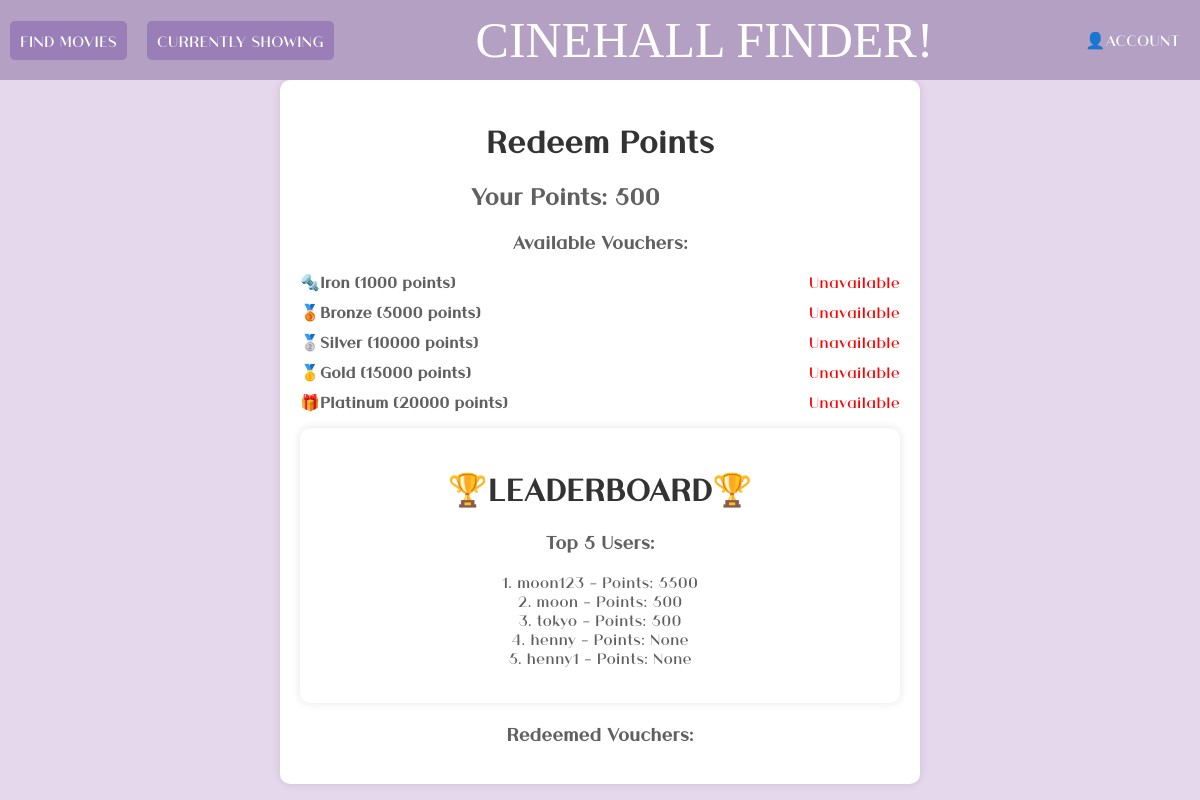
The app's page /redeem_points/1 (signed in), older data.
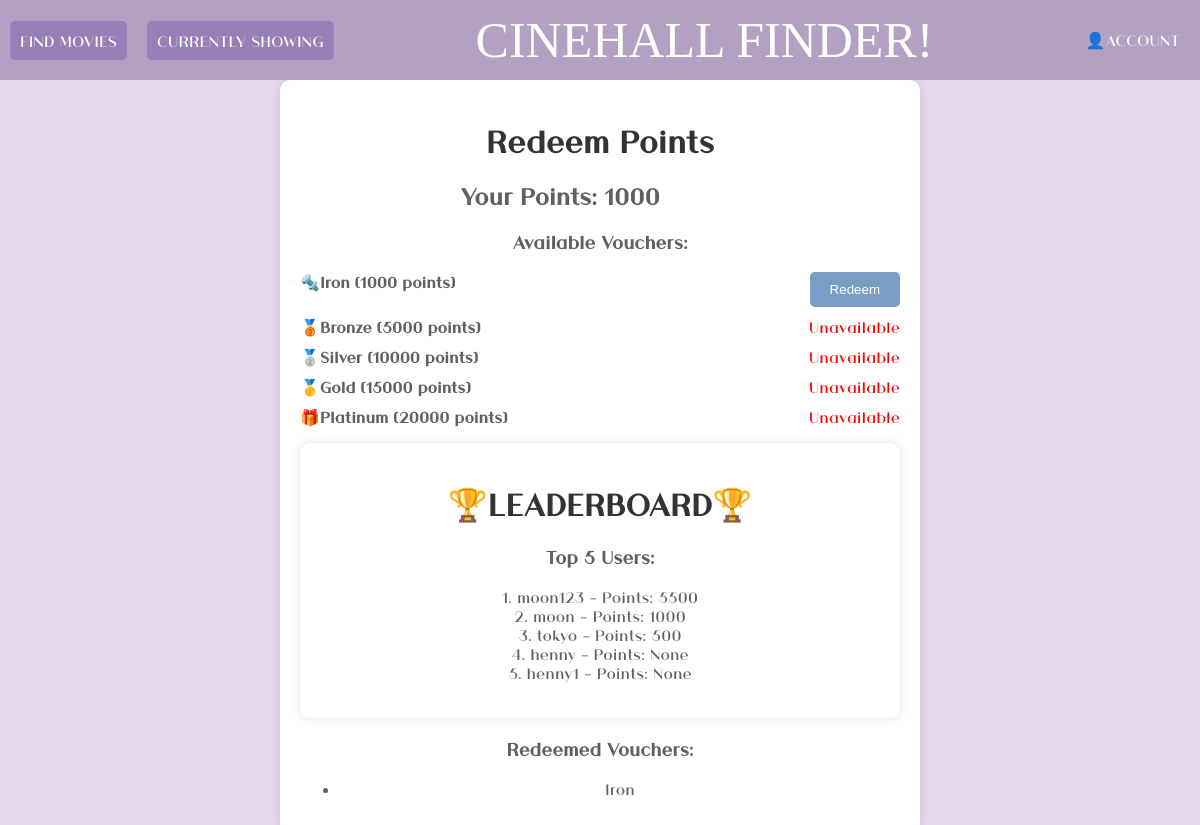
The same page, newer data.
### app/models.py (models this page shows, shortened)
class User(db.Model):
    id = db.Column(db.Integer, primary_key=True)
    username = db.Column(db.String(80), unique=True, nullable=False)
    email = db.Column(db.String(120), unique=True, nullable=False)
    password = db.Column(db.String(80), nullable=False)
    security_answer = db.Column(db.String(255), nullable=False)
    points = db.Column(db.Integer, default=0, nullable=False)
    vouchers = db.relationship('Voucher', secondary=user_vouchers,
                               backref=db.backref('users', lazy=True))
    friends = relationship(
        'User',
        secondary='friendship',
        primaryjoin=id == Friendship.user_id,
        secondaryjoin=id == Friendship.friend_id,
        backref='friend_of'
    )

class Voucher(db.Model):
    __tablename__ = 'voucher'
    id = db.Column(db.Integer, primary_key=True)
    type = db.Column(db.String(50), nullable=False)  # Bronze, Silver, Gold, Platinum
    discount = db.Column(db.Integer, nullable=False)  # Discount percentage
    points_cost = db.Column(db.Integer, nullable=False)  # Cost in points

### app/routes.py (the view, shortened to what this page needs)
@app.route('/redeem_points/<username>', methods=['GET', 'POST'])
def redeem_points(username):
    current_username = session.get('username')
    if current_username:
        user = User.query.filter_by(username=current_username).first()
        if user.points is None:
            user.points = 0
            db.session.commit()
        user_points = user.points
        top_users = User.query.order_by(User.points.desc()).limit(5).all()
        iron_threshold = 1000
        bronze_threshold = 5000
        silver_threshold = 10000
        gold_threshold = 15000
        platinum_threshold = 20000
        voucher_redeemed = None
        redeemed_vouchers = [voucher.type for voucher in user.vouchers]
        session['user_points'] = user.points
        return render_template('redeem_points.html', points=user.points, voucher_redeemed=voucher_redeemed, top_users=top_users, redeemed_vouchers=redeemed_vouchers, username=username)
    else:
        flash('User not logged in!', 'error')
        return redirect(url_for('login'))

### app/templates/redeem_points.html (shortened to what this page needs)
{% extends "base1.html" %}
{% block content %}
<div class="container">
    <h1>Redeem Points</h1>
    <div class="points-container">
        <h2>Your Points: {{ points }}</h2>
    </div>
    <div class="voucher-list">
        <h3>Available Vouchers:</h3>
        <form method="post">
            <ul>
                <li class="voucher-item">
                    <span class="voucher-name">🔩Iron (1000 points)</span>
                    {% if points >= 1000 %}
                    <button type="submit" name="voucher_type" class="redeem-button" value="Iron">Redeem</button>
                    {% else %}
                    <span class="unavailable">Unavailable</span>
                    {% endif %}
                </li>
                <li class="voucher-item">
                    <span class="voucher-name">🥉Bronze (5000 points)</span>
                    {% if points >= 5000 %}
                    <button type="submit" class="redeem-button" name="voucher_type" value="Bronze">Redeem</button>
                    {% else %}
                    <span class="unavailable">Unavailable</span>
                    {% endif %}
                </li>
                <li class="voucher-item">
                    <span class="voucher-name">🥈Silver (10000 points)</span>
                    {% if points >= 10000 %}
                    <button type="submit" class="redeem-button" button name="voucher_type" value="Silver">Redeem</button>
                    {% else %}
                    <span class="unavailable">Unavailable</span>
                    {% endif %}
                </li>
                <li class="voucher-item">
                    <span class="voucher-name">🥇Gold (15000 points)</span>
                    {% if points >= 15000 %}
                    <button type="submit" class="redeem-button" button name="voucher_type" value="Gold">Redeem</button>
                    {% else %}
                    <span class="unavailable">Unavailable</span>
                    {% endif %}
                </li>
                <li class="voucher-item">
                    <span class="voucher-name">🎁Platinum (20000 points)</span>
                    {% if points >= 20000 %}
                    <button type="submit" class="redeem-button" name="voucher_type" value="Platinum">Redeem</button>
                    {% else %}
                    <span class="unavailable">Unavailable</span>
                    {% endif %}
                </li>
            </ul>
        </form>
    </div>
    <div class="container">
        <h1>🏆LEADERBOARD🏆</h1>
        <div class="voucher-list">
            <h3>Top 5 Users:</h3>
            <ul>
                {% for user_index in range(5) %}
                <li>{{ user_index + 1 }}. {{ top_users[user_index].username }} - Points: {{ top_users[user_index].points }}</li>
                {% endfor %}
            </ul>
        </div>
    </div>
    <div class="redeemed-vouchers">
        <h3>Redeemed Vouchers:</h3>
        <ul>
            {% for voucher in redeemed_vouchers %}
            <li>{{ voucher }}</li>
            {% endfor %}
        </ul>
    </div>
</div>
{% endblock %}

Row changes from the older to the newer data that the page shows:
changed User "moon": points "500" → "1000"
now on this page (row unchanged): Voucher: type "Iron"
Text that changed along with them:
text no longer shown: "Unavailable"
text now shown: "Redeem"
new list line: "2 . - Points:"
new list line: "moon 1000"
list line gone: "2 . - Points:"
list line gone: "moon 500"
